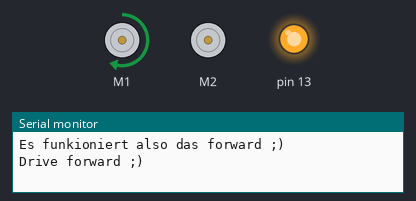
This sketch was run on a simulated Arduino Uno, built with avr-gcc and run on an emulated ATmega328P. Parts: 2 × DC motor (green arrow = forward, orange = backward, longer = faster), output pins drawn as LEDs (lit = HIGH), the last lines printed to the serial monitor.

Above: at 0.1 s.
At 2.1 s:
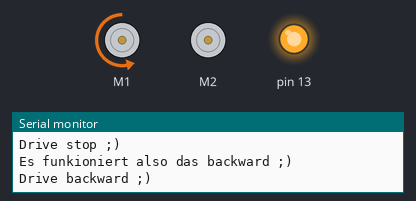
At 3.1 s:
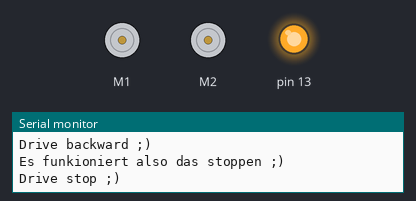
Timing chart, 0 to 4.6 s (numbered marks = the images above):
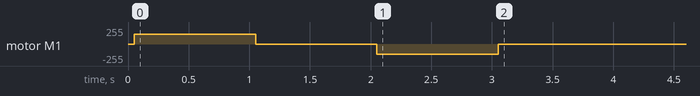

The sketch:

ccg-protobot.ino
```cpp
#include <Arduino.h>
#include <Adafruit_MotorShield.h>

#include "Drive.h"
#include "Robot.h"

Adafruit_MotorShield AFMS = Adafruit_MotorShield();

Drive drive(AFMS);
Robot robot(drive);

void setup() {
  Serial.begin(9600);
  robot.setUp();
  delay(50);

  robot.forward();
  delay(1000);
  robot.stop();
  delay(1000);
  robot.backward();
  delay(1000);
  robot.stop();

}

void loop() {
  // put your main code here, to run repeatedly:
}
```

Drive.cpp
```cpp
#include <Arduino.h>
#include <Adafruit_MotorShield.h>

#include "Drive.h"

Drive::Drive(Adafruit_MotorShield &theAFMS)
: AFMS(theAFMS)
{
  leftMotor = AFMS.getMotor(1);
  rightMotor = AFMS.getMotor(2);
}

void Drive::setUp(){
  pinMode(13, OUTPUT);
  digitalWrite(13, HIGH);

  AFMS.begin();

  leftMotor->setSpeed(150);
  rightMotor->setSpeed(150);
}

void Drive::forward(){
  Serial.println("Drive forward ;)");
  leftMotor->run(FORWARD);
}
void Drive::backward(){
   Serial.println("Drive backward ;)");
   leftMotor->run(BACKWARD);
}
void Drive::stop(){
   Serial.println("Drive stop ;)");
   leftMotor->run(RELEASE);
}
```

Drive.h
```cpp
#ifndef Drive_h
#define Drive_h

#include <Adafruit_MotorShield.h>

class Drive {
  public:
    Drive(Adafruit_MotorShield &AFMS);
    void setUp();

    void forward();
    void backward();
    void stop();
 private:
    Adafruit_MotorShield &AFMS;
    Adafruit_DCMotor *leftMotor;
    Adafruit_DCMotor *rightMotor;
};
#endif
```

Robot.cpp
```cpp
#include "Arduino.h"
#include "Robot.h"

Robot::Robot(Drive &theDrive)
: drive(theDrive)
{;}

void Robot::setUp(){
  drive.setUp();
}

void Robot::forward(){
  Serial.println("Es funkioniert also das forward ;)");
  drive.forward();
}
void Robot::backward(){
  Serial.println("Es funkioniert also das backward ;)");
  drive.backward();
}
void Robot::stop(){
  Serial.println("Es funkioniert also das stoppen ;)");
  drive.stop();
}
```

Robot.h
```cpp
#ifndef Robot_h
#define Robot_h

#include "Drive.h"
/**
 * This is the robot that is able to run in autonomous and teleoperated mode.
 * @autor cgg@...
 */
class Robot {
  public:
    Robot(Drive &drive);
    void setUp();

    void forward();
    void backward();
    void stop();
  private:
    Drive &drive;
};

#endif
```

Measured:
- by itself, motor M1: stopped → forward 150/255 at 0.05 s, → stopped 1.0 s later, → backward 150/255 1.0 s later, → stopped 1.0 s later
